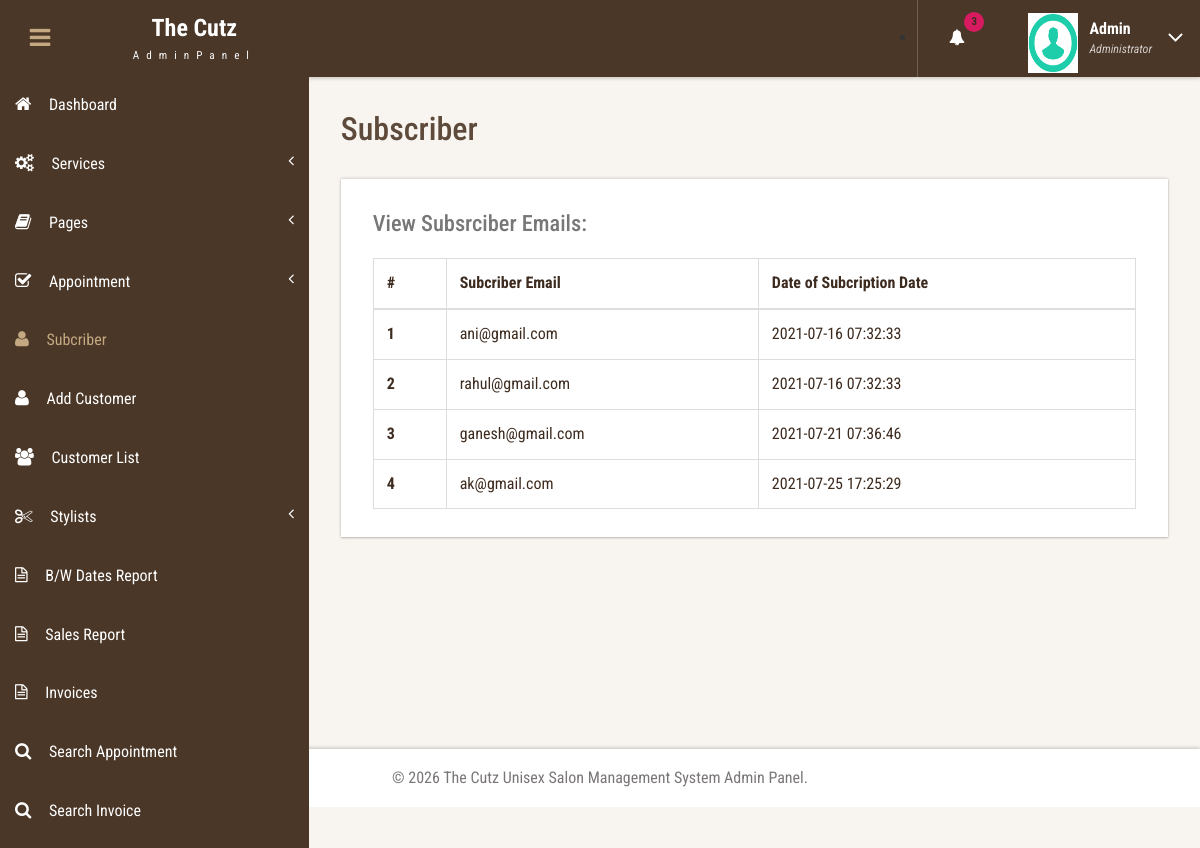
The app's page /admin/subcriber.php (signed in) with its own data.
### tables this page shows
CREATE TABLE `tblsubscriber` (
  `ID` int(5) NOT NULL,
  `Email` varchar(200) DEFAULT NULL,
  `DateofSub` timestamp NOT NULL DEFAULT current_timestamp()
);

### admin/subcriber.php (the view, shortened to what this page needs)
<?php
include('includes/dbconnection.php');
?>
<!DOCTYPE HTML>
<html>
<head>
<link href="css/bootstrap.css" rel='stylesheet' type='text/css' />
<link href="css/style.css" rel='stylesheet' type='text/css' />
<link href="css/font-awesome.css" rel="stylesheet">
<link href="css/animate.css" rel="stylesheet" type="text/css" media="all">
<link href="css/custom.css" rel="stylesheet">
</head>
<body class="cbp-spmenu-push">
	<div class="main-content">
		 <?php include_once('includes/sidebar.php');?>
		 <?php include_once('includes/header.php');?>
		<div id="page-wrapper">
			<div class="main-page">
				<div class="tables">
					<h3 class="title1">Subscriber</h3>
					<div class="table-responsive bs-example widget-shadow">
						<h4>View Subsrciber Emails:</h4>
						<table class="table table-bordered"> <thead> <tr> <th>#</th> <th>Subcriber Email</th> <th>Date of Subcription Date</th> </tr> </thead> <tbody>
<?php
$ret=mysqli_query($con,"select *from   tblsubscriber");
$cnt=1;
while ($row=mysqli_fetch_array($ret)) {
?>
						 <tr> <th scope="row"><?php echo $cnt;?></th> <td><?php  echo $row['Email'];?></td> <td><?php  echo $row['DateofSub'];?></td> </tr>   <?php
$cnt=$cnt+1;
}?></tbody> </table>
					</div>
				</div>
			</div>
		</div>
		 <?php include_once('includes/footer.php');?>
	</div>
</body>
</html>

### admin/includes/header.php (shortened to what this page needs)
<div class="sticky-header header-section ">
      <div class="header-left">
        <button id="showLeftPush"><i class="fa fa-bars"></i></button>
        <div class="logo">
          <a href="index.html">
            <h1>The Cutz</h1>
            <span>AdminPanel</span>
          </a>
        </div>
      </div>
      <div class="header-right">
        <div class="profile_details_left">
          <ul class="nofitications-dropdown">
            <?php
$ret1=mysqli_query($con,"select ID,Name from  tblappointment where Status=''");
$num=mysqli_num_rows($ret1);
?>
            <li class="dropdown head-dpdn">
              <a href="#" class="dropdown-toggle" data-toggle="dropdown" aria-expanded="false"><i class="fa fa-bell"></i><span class="badge blue"><?php echo $num;?></span></a>
            </li>
          </ul>
          <div class="clearfix"> </div>
        </div>
        <div class="profile_details">
        <?php
$adid = (int) ($_SESSION['bpmsaid'] ?? 0);
$name = 'Administrator';
if ($adid > 0) {
    $ret = mysqli_query($con, "SELECT AdminName FROM tbladmin WHERE ID='$adid' LIMIT 1");
    if ($ret && ($row = mysqli_fetch_array($ret))) {
        $name = $row['AdminName'];
    }
}
?>
          <ul>
            <li class="dropdown profile_details_drop">
              <a href="#" class="dropdown-toggle" data-toggle="dropdown" aria-expanded="false">
                <div class="profile_img">
                  <span class="prfil-img"><img src="images/download (1).png" alt="" width="50" height="60"> </span>
                  <div class="user-name">
                    <p><?php echo $name; ?></p>
                    <span>Administrator</span>
                  </div>
                  <i class="fa fa-angle-down lnr"></i>
                  <div class="clearfix"></div>
                </div>
              </a>
            </li>
          </ul>
        </div>
      </div>
      <div class="clearfix"> </div>
    </div>

### admin/css/style.css (style rules this page uses)
h4, h5, h6, h1, h2, h3 { margin: 0; }
ul, ol { margin: 0; }
p { margin: 0; }
html, body { font-family: 'Roboto Condensed', sans-serif; font-size: 100%; overflow-x: hidden; background: #F8F4EF; }
body a { transition: 0.5s all ease; -webkit-transition: 0.5s all ease; -moz-transition: 0.5s all ease; -o-transition: 0.5s all ease; -ms-transition: 0.5s all ease; text-decoration:none; }
h1,h2,h3,h4,h5,h6 { margin:0; }
p { margin:0; }
ul,label { margin:0; padding:0; }
.main-content { position: relative; }
.sticky-header { position: fixed; top: 0; left:0px; width: 100%; z-index: 100; }
.header-section { background:#4A3728; box-shadow: 0 1px 4px rgba(58, 39, 26, 0.25); -webkit-box-shadow: 1px 1px 4px rgba(0, 0, 0, 0.21); -moz-box-shadow: 1px 1px 4px rgba(0, 0, 0, 0.21); -o-box-shadow: 1px 1px 4px rgba(0, 0, 0, 0.21); }
.header-section::after { clear: both; display: block; content: ''; }
.header-left { float: left; width: 45%; }
.header-right { float: right; }
button#showLeftPush { font-size: 1.5em; width: 80px; padding: 0.87em 0; text-align: center; cursor: pointer; float: left; color: #fff; -moz-transition: all 0.2s ease-out 0s; -webkit-transition: all 0.2s ease-out 0s; transition: all 0.2s ease-out 0s; border: none; background-color: transparent; outline:none; }
.cbp-spmenu-push { overflow-x: hidden; position: relative; }
.cbp-spmenu, .cbp-spmenu-push { -webkit-transition: all 0.3s ease; -moz-transition: all 0.3s ease; transition: all 0.3s ease; }
.cbp-spmenu-push div#page-wrapper { margin: 0 0 0 19.3em; transition:.5s all; -webkit-transition:.5s all; -moz-transition:.5s all; }
.fa { display: inline-block; font-family: FontAwesome; font-style: normal; font-weight: normal; line-height: 1; -webkit-font-smoothing: antialiased; -moz-osx-font-smoothing: grayscale; }
.logo { background: #4A3728; text-align: center; float: left; }
.logo a { padding: 0.9em 3.3em .7em; display: block; text-decoration: none; }
.logo a h1 { color: #fff; font-size: 1.5em; line-height: 1.2em; font-weight: 700; }
.logo a span { color: #F8F8F8; font-size: .7em; text-align: center; letter-spacing: 7px; }
.profile_details_left { float: left; }
li.dropdown.head-dpdn { padding: 1.7em 0; border-left: 1px solid rgba(255, 255, 255, 0.2); float: left; }
li.dropdown.head-dpdn a.dropdown-toggle { padding: 1.7em 2em; }
i.fa.fa-bell { color:#fff; }
.header-right span.badge { font-size: 11px; font-weight: bold; color: #3D2B1F; background: #C4A882; line-height: 15px; width: 20px; height: 20px; border-radius: 2em; -webkit-border-radius: 2em; -moz-border-radius: 2em; -o-border-radius: 2em; text-align: center; display: inline-block; position: absolute; top: 16%; padding: 2px 0 0; }
.header-right span.blue { background-color:#D81B60; }
.profile_details { float: right; }
.profile_details_drop a.dropdown-toggle { display:block; padding: 0.8em 3em 0 2em; }
.profile_img span.prfil-img { float:left; }
.user-name { float:left; margin-top:8px; margin-left:11px; height:35px; }
.profile_details ul li { list-style-type:none; position:relative; }
.profile_details li a i.fa.lnr { position: absolute; top: 34%; right: 8%; color: #fff; font-size: 1.6em; }
.user-name p { font-size:1em; color:#fff; line-height:1em; font-weight:700; }
.user-name span { font-size: .75em; font-style: italic; color: rgba(255, 255, 255, 0.75); font-weight: normal; margin-top: .3em; }
.widget-shadow { background-color: #fff; box-shadow: 0 -1px 3px rgba(0,0,0,.12),0 1px 2px rgba(0,0,0,.24); -webkit-box-shadow: 0 -1px 3px rgba(0,0,0,.12),0 1px 2px rgba(0,0,0,.24); -moz-box-shadow: 0 -1px 3px rgba(0,0,0,.12),0 1px 2px rgba(0,0,0,.24); }
h3.title1 { font-size: 2em; color: #5D4A3A; margin-bottom: 0.8em; }
.table > thead > tr > th, .table > tbody > tr > th, .table > tfoot > tr > th, .table > thead > tr > td, .table > tbody > tr > td, .table > tfoot > tr > td { border-top: none; }
.tables h4 { font-size: 1.4em; margin-bottom: 1em; color: #777777; }
.tables .panel-body ,.tables .bs-example { padding: 2em 2em 0.5em; }
.tables .table > thead > tr > th, .tables .table > tbody > tr > th, .tables .table > tfoot > tr > th, .tables .table > thead > tr > td, .tables .table > tbody > tr > td, .tables .table > tfoot > tr > td { padding: 13px; border-top: 1px solid #E0E0E0; }
.bs-example { margin-top: 2em; }

### admin/css/custom.css (style rules this page uses)
#page-wrapper { padding: 7em 2em 2.5em; background-color: #F8F4EF; }
.main-page { color: #3D2B1F; }

### records on screen
tblsubscriber: Email "ani@gmail.com", DateofSub "2021-07-16 07:32:33"
tblsubscriber: Email "rahul@gmail.com", DateofSub "2021-07-16 07:32:33"
tblsubscriber: Email "ganesh@gmail.com", DateofSub "2021-07-21 07:36:46"
tblsubscriber: Email "ak@gmail.com", DateofSub "2021-07-25 17:25:29"

### other values on screen
$num "3"
$name "Admin"
